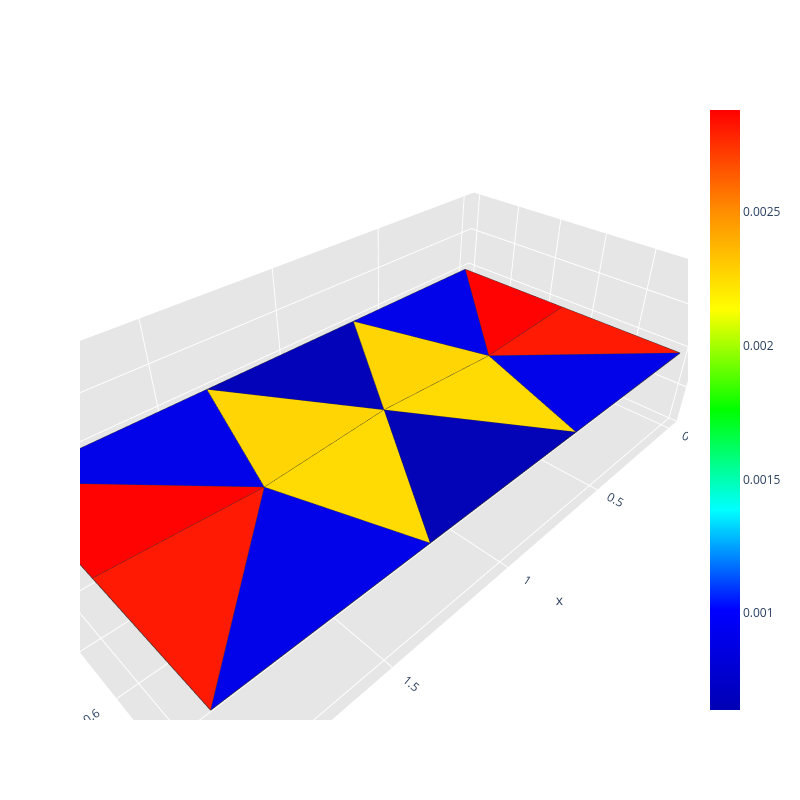
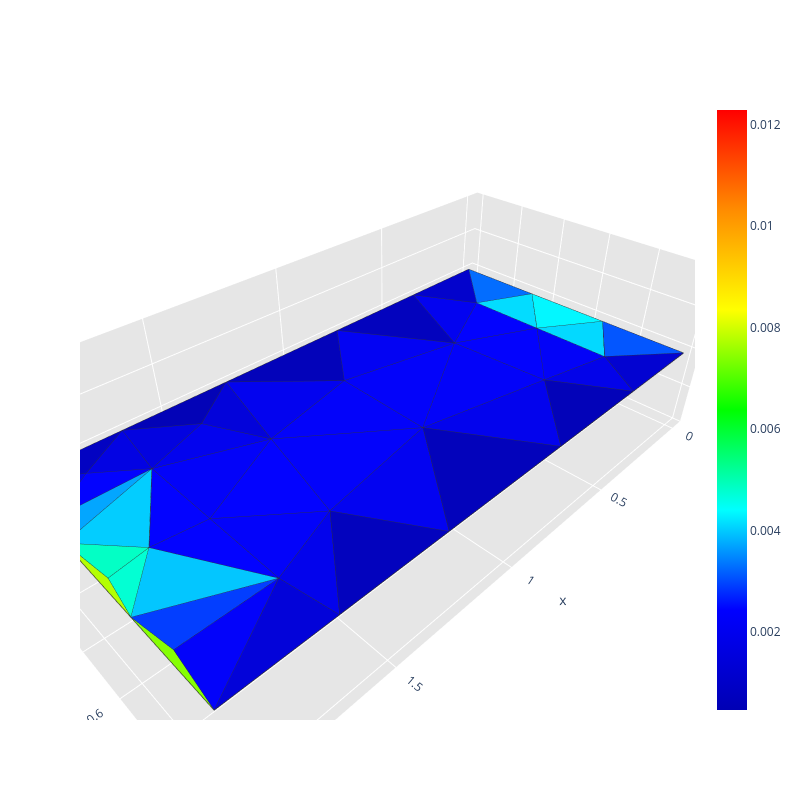
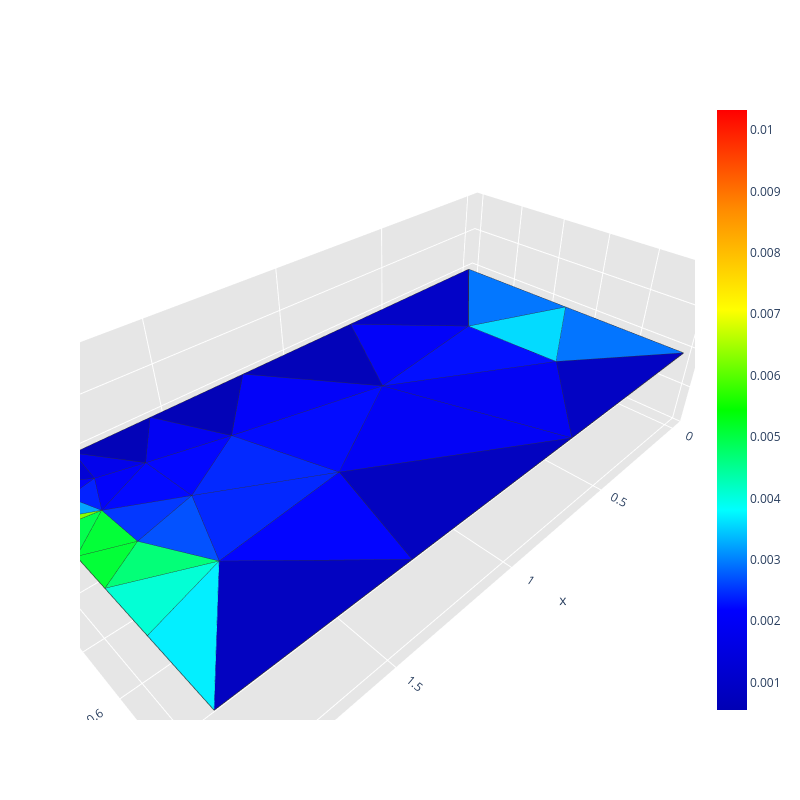
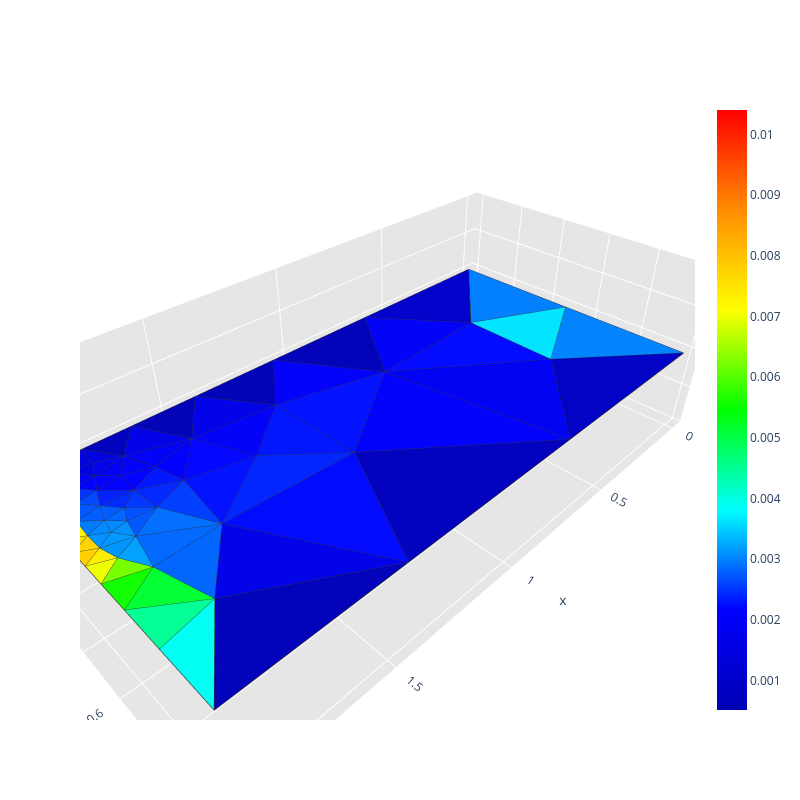

Notebook code for these charts, in order:
### Markdown cell above
# Refinement mesh

### Code cell
run_refinement_cycle(frequency, wave_incident_direction, polarization, settings, sizes, grid_points, radius_vicinity, path)

### Figure 1 — Plotly figure (JSON) as saved in the notebook; plotly's stock layout.template omitted (floating-point values rounded to 4 significant figures)
{"data": [{"facecolor": ["rgb(255, 0, 0)", "rgb(255, 0, 0)", "rgb(0, 0, 230)", "rgb(0, 0, 230)", "rgb(255, 24, 0)", "rgb(255, 24, 0)", "rgb(0, 0, 230)", "rgb(0, 0, 230)", "rgb(0, 0, 183)", "rgb(0, 0, 180)", "rgb(255, 211, 0)", "rgb(255, 211, 0)", "rgb(255, 215, 0)", "rgb(255, 215, 0)"], "i": [0, 6, 4, 1, 2, 9, 3, 7, 5, 8, 5, 10, 8, 10], "j": [12, 11, 12, 11, 11, 12, 12, 11, 10, 10, 11, 12, 12, 11], "k": [9, 1, 0, 5, 6, 3, 8, 2, 4, 7, 10, 4, 10, 7], "name": "", "type": "mesh3d", "x": [0.0, 2.0, 2.0, 0.0, 0.6667, 1.333, 2.0, 1.333, 0.6667, 0.0, 1.0, 1.5, 0.5], "y": [0.0, 0.0, 1.0, 1.0, 0.0, 0.0, 0.5, 1.0, 1.0, 0.5, 0.5, 0.5278, 0.5278], "z": [0.0, 0.0, 0.0, 0.0, 0.0, 0.0, 0.0, 0.0, 0.0, 0.0, 0.0, 0.0, 0.0]}, {"line": {"color": "rgb(50, 50, 50)", "width": 1.5}, "mode": "lines", "showlegend": false, "type": "scatter3d", "x": [0, 0.5, 0, 0, null, 2, 1.5, 2, 2, null, 0.6667, 0.5, 0, 0.6667, null, 2, 1.5, 1.333, 2, null, 2, 1.5, 2, 2, null, 0, 0.5, 0, 0, null, 0, 0.5, 0.6667, 0, null, 1.333, 1.5, 2, 1.333, null, 1.333, 1.0, 0.6667, 1.333, null, 0.6667, 1.0, 1.333, 0.6667, null, 1.333, 1.5, 1.0, 1.333, null, 1.0, 0.5, 0.6667, 1.0, null, 0.6667, 0.5, 1.0, 0.6667, null, 1.0, 1.5, 1.333, 1.0, null], "y": [0, 0.5278, 0.5, 0, null, 0.5, 0.5278, 0, 0.5, null, 0, 0.5278, 0, 0, null, 0, 0.5278, 0, 0, null, 1, 0.5278, 0.5, 1, null, 0.5, 0.5278, 1, 0.5, null, 1, 0.5278, 1, 1, null, 1, 0.5278, 1, 1, null, 0, 0.5, 0, 0, null, 1, 0.5, 1, 1, null, 0, 0.5278, 0.5, 0, null, 0.5, 0.5278, 0, 0.5, null, 1, 0.5278, 0.5, 1, null, 0.5, 0.5278, 1, 0.5, null], "z": [0, 0, 0, 0, null, 0, 0, 0, 0, null, 0, 0, 0, 0, null, 0, 0, 0, 0, null, 0, 0, 0, 0, null, 0, 0, 0, 0, null, 0, 0, 0, 0, null, 0, 0, 0, 0, null, 0, 0, 0, 0, null, 0, 0, 0, 0, null, 0, 0, 0, 0, null, 0, 0, 0, 0, null, 0, 0, 0, 0, null, 0, 0, 0, 0, null]}, {"hoverinfo": "none", "marker": {"color": [0.0006384, 0.002882], "colorscale": [[0, "rgb(0, 0, 180)"], [0.1667, "rgb(0, 0, 255)"], [0.3333, "rgb(0, 255, 255)"], [0.5, "rgb(0, 255, 0)"], [0.6667, "rgb(255, 255, 0)"], [0.8333, "rgb(255, 140, 0)"], [1, "rgb(255, 0, 0)"]], "showscale": true, "size": 0.1}, "mode": "markers", "showlegend": false, "type": "scatter3d", "x": [0.0], "y": [0.0], "z": [0.0]}], "layout": {"height": 800, "legend": {"bgcolor": "rgba(255,255,255,0.7)", "bordercolor": "lightgray", "borderwidth": 1, "x": 0.2, "xanchor": "left", "y": 0.9, "yanchor": "top"}, "scene": {"aspectratio": {"x": 1, "y": 0.5, "z": 0.3}, "camera": {"eye": {"x": 0.65, "y": 0.65, "z": 0.65}}, "xaxis": {"backgroundcolor": "rgb(230, 230, 230)", "gridcolor": "rgb(255, 255, 255)", "showbackground": true, "zerolinecolor": "rgb(255, 255, 255)"}, "yaxis": {"backgroundcolor": "rgb(230, 230, 230)", "gridcolor": "rgb(255, 255, 255)", "showbackground": true, "zerolinecolor": "rgb(255, 255, 255)"}, "zaxis": {"backgroundcolor": "rgb(230, 230, 230)", "gridcolor": "rgb(255, 255, 255)", "showbackground": true, "zerolinecolor": "rgb(255, 255, 255)"}}, "title": {"text": ""}, "width": 800}}

### Figure 2 — Plotly figure (JSON) as saved in the notebook; plotly's stock layout.template omitted (floating-point values rounded to 4 significant figures; data arrays with more than 128 entries replaced by an {"elided": "..."} marker saying what was removed)
{"data": [{"facecolor": ["rgb(0, 0, 187)", "rgb(0, 0, 187)", "rgb(0, 0, 233)", "rgb(0, 195, 255)", "rgb(0, 0, 247)", "rgb(0, 0, 246)", "rgb(0, 0, 182)", "rgb(0, 0, 180)", "rgb(0, 0, 206)", "rgb(0, 59, 255)", "rgb(0, 244, 255)", "rgb(0, 202, 255)", "rgb(0, 0, 237)", "rgb(0, 0, 201)", "rgb(0, 163, 255)", "rgb(0, 106, 255)", "rgb(0, 83, 255)", "rgb(0, 0, 234)", "rgb(0, 0, 184)", "rgb(0, 0, 250)", "rgb(0, 0, 183)", "rgb(0, 0, 240)", "rgb(0, 0, 247)", "rgb(0, 0, 215)", "rgb(0, 0, 253)", "rgb(0, 217, 255)", "rgb(0, 0, 245)", "rgb(0, 0, 247)", "rgb(0, 0, 246)", "rgb(0, 0, 251)", "rgb(0, 214, 255)", "rgb(0, 0, 252)", "rgb(0, 0, 248)", "rgb(0, 0, 238)", "rgb(0, 0, 230)", "rgb(0, 0, 236)", "rgb(0, 0, 253)", "rgb(0, 0, 235)", "rgb(0, 0, 221)", "rgb(0, 0, 247)", "rgb(0, 0, 251)", "rgb(0, 255, 208)", "rgb(0, 0, 232)", "rgb(0, 0, 224)", "rgb(0, 255, 194)", "rgb(255, 0, 0)", "rgb(0, 0, 191)", "rgb(131, 255, 0)", "rgb(0, 0, 214)", "rgb(177, 255, 0)"], "i": [14, 20, 19, 9, 6, 26, 22, 16, 22, 9, 11, 17, 13, 0, 4, 24, 12, 21, 21, 27, 15, 14, 27, 15, 8, 11, 11, 9, 8, 10, 12, 8, 29, 26, 12, 29, 7, 29, 7, 26, 7, 18, 4, 16, 5, 4, 1, 6, 2, 17], "j": [27, 31, 31, 25, 2, 28, 28, 32, 3, 18, 23, 25, 27, 13, 17, 0, 3, 28, 26, 28, 30, 30, 30, 32, 25, 24, 28, 31, 29, 27, 23, 31, 31, 31, 28, 30, 25, 32, 32, 30, 33, 25, 33, 33, 25, 1, 33, 18, 19, 18], "k": [13, 19, 9, 18, 9, 27, 21, 15, 12, 6, 24, 7, 10, 10, 7, 10, 23, 26, 20, 11, 14, 27, 26, 29, 9, 10, 12, 8, 7, 11, 11, 29, 26, 20, 22, 15, 8, 7, 16, 29, 4, 5, 1, 7, 17, 17, 16, 2, 9, 5], "name": "", "type": "mesh3d", "x": [0.0, 2.0, 2.0, 0.0, 1.979, 1.979, 1.979, 1.686, 1.686, 1.686, 0.2224, 0.2224, 0.2224, 0.3513, 0.7688, 1.27, 1.655, 2.0, 2.0, 1.657, 1.274, 0.7674, 0.3491, 0.0, 0.0, 1.856, 0.9903, 0.5273, 0.5001, 1.357, 0.9828, 1.442, 1.462, 1.83], "y": [0.0, 0.0, 1.0, 1.0, 0.228, 0.5208, 0.8136, 0.228, 0.5208, 0.8136, 0.228, 0.5208, 0.8136, 0.0, 0.0, 0.0, 0.0, 0.3336, 0.6668, 1.0, 1.0, 1.0, 1.0, 0.6671, 0.3355, 0.5002, 0.6448, 0.3744, 0.7514, 0.3588, 0.2756, 0.723, 0.143, 0.114], "z": [0.0, 0.0, 0.0, 0.0, 0.0, 0.0, 0.0, 0.0, 0.0, 0.0, 0.0, 0.0, 0.0, 0.0, 0.0, 0.0, 0.0, 0.0, 0.0, 0.0, 0.0, 0.0, 0.0, 0.0, 0.0, 0.0, 0.0, 0.0, 0.0, 0.0, 0.0, 0.0, 0.0, 0.0]}, {"line": {"color": "rgb(50, 50, 50)", "width": 1.5}, "mode": "lines", "showlegend": false, "type": "scatter3d", "x": {"elided": "250 float values"}, "y": {"elided": "250 float values"}, "z": {"elided": "250 int values"}}, {"hoverinfo": "none", "marker": {"color": [0.0004634, 0.01229], "colorscale": [[0, "rgb(0, 0, 180)"], [0.1667, "rgb(0, 0, 255)"], [0.3333, "rgb(0, 255, 255)"], [0.5, "rgb(0, 255, 0)"], [0.6667, "rgb(255, 255, 0)"], [0.8333, "rgb(255, 140, 0)"], [1, "rgb(255, 0, 0)"]], "showscale": true, "size": 0.1}, "mode": "markers", "showlegend": false, "type": "scatter3d", "x": [0.0], "y": [0.0], "z": [0.0]}], "layout": {"height": 800, "legend": {"bgcolor": "rgba(255,255,255,0.7)", "bordercolor": "lightgray", "borderwidth": 1, "x": 0.2, "xanchor": "left", "y": 0.9, "yanchor": "top"}, "scene": {"aspectratio": {"x": 1, "y": 0.5, "z": 0.3}, "camera": {"eye": {"x": 0.65, "y": 0.65, "z": 0.65}}, "xaxis": {"backgroundcolor": "rgb(230, 230, 230)", "gridcolor": "rgb(255, 255, 255)", "showbackground": true, "zerolinecolor": "rgb(255, 255, 255)"}, "yaxis": {"backgroundcolor": "rgb(230, 230, 230)", "gridcolor": "rgb(255, 255, 255)", "showbackground": true, "zerolinecolor": "rgb(255, 255, 255)"}, "zaxis": {"backgroundcolor": "rgb(230, 230, 230)", "gridcolor": "rgb(255, 255, 255)", "showbackground": true, "zerolinecolor": "rgb(255, 255, 255)"}}, "title": {"text": ""}, "width": 800}}

### Figure 3 — Plotly figure (JSON) as saved in the notebook; plotly's stock layout.template omitted (floating-point values rounded to 4 significant figures; data arrays with more than 128 entries replaced by an {"elided": "..."} marker saying what was removed)
{"data": [{"facecolor": ["rgb(0, 0, 189)", "rgb(0, 255, 74)", "rgb(0, 0, 247)", "rgb(0, 255, 210)", "rgb(0, 0, 232)", "rgb(0, 0, 204)", "rgb(0, 31, 255)", "rgb(0, 255, 117)", "rgb(0, 0, 196)", "rgb(0, 0, 181)", "rgb(0, 0, 243)", "rgb(0, 6, 255)", "rgb(132, 255, 0)", "rgb(0, 4, 255)", "rgb(0, 0, 192)", "rgb(0, 143, 255)", "rgb(0, 0, 180)", "rgb(0, 0, 240)", "rgb(0, 255, 53)", "rgb(0, 255, 239)", "rgb(0, 0, 241)", "rgb(0, 38, 255)", "rgb(0, 2, 255)", "rgb(0, 0, 249)", "rgb(0, 255, 53)", "rgb(0, 13, 255)", "rgb(0, 161, 255)", "rgb(0, 0, 182)", "rgb(0, 0, 210)", "rgb(0, 37, 255)", "rgb(0, 53, 255)", "rgb(0, 0, 246)", "rgb(0, 9, 255)", "rgb(0, 114, 255)", "rgb(0, 116, 255)", "rgb(0, 79, 255)", "rgb(0, 0, 246)", "rgb(0, 216, 255)", "rgb(0, 255, 249)", "rgb(0, 236, 255)", "rgb(0, 0, 190)", "rgb(255, 0, 0)"], "i": [15, 11, 19, 13, 8, 1, 20, 12, 5, 8, 23, 20, 10, 19, 3, 9, 7, 7, 12, 24, 15, 21, 14, 24, 17, 23, 20, 6, 26, 22, 17, 23, 18, 16, 0, 17, 18, 25, 4, 2, 14, 9], "j": [27, 20, 29, 22, 29, 26, 29, 22, 25, 19, 27, 21, 20, 21, 28, 26, 18, 19, 17, 26, 28, 27, 27, 29, 20, 28, 24, 23, 29, 27, 21, 25, 27, 28, 25, 22, 23, 28, 24, 22, 22, 10], "k": [14, 10, 20, 12, 19, 8, 24, 17, 0, 7, 15, 19, 4, 18, 15, 1, 6, 18, 11, 9, 23, 18, 22, 26, 11, 25, 4, 5, 8, 21, 20, 5, 23, 3, 16, 21, 6, 16, 9, 13, 2, 4], "name": "", "type": "mesh3d", "x": [0.0, 2.0, 2.0, 0.0, 1.979, 0.6994, 1.2, 1.558, 1.813, 2.0, 2.0, 2.0, 2.0, 2.0, 1.413, 0.709, 0.0, 1.865, 1.432, 1.685, 1.874, 1.67, 1.756, 0.9136, 1.914, 0.3935, 1.907, 1.316, 0.3723, 1.824], "y": [0.0, 0.0, 1.0, 1.0, 0.228, 0.0, 0.0, 0.0, 0.0, 0.1336, 0.2664, 0.3991, 0.545, 0.7394, 1.0, 1.0, 0.5, 0.4599, 0.2603, 0.1916, 0.2877, 0.408, 0.6646, 0.3907, 0.1737, 0.3281, 0.09195, 0.6206, 0.7113, 0.1507], "z": [0.0, 0.0, 0.0, 0.0, 0.0, 0.0, 0.0, 0.0, 0.0, 0.0, 0.0, 0.0, 0.0, 0.0, 0.0, 0.0, 0.0, 0.0, 0.0, 0.0, 0.0, 0.0, 0.0, 0.0, 0.0, 0.0, 0.0, 0.0, 0.0, 0.0]}, {"line": {"color": "rgb(50, 50, 50)", "width": 1.5}, "mode": "lines", "showlegend": false, "type": "scatter3d", "x": {"elided": "210 float values"}, "y": {"elided": "210 float values"}, "z": {"elided": "210 int values"}}, {"hoverinfo": "none", "marker": {"color": [0.0005549, 0.01032], "colorscale": [[0, "rgb(0, 0, 180)"], [0.1667, "rgb(0, 0, 255)"], [0.3333, "rgb(0, 255, 255)"], [0.5, "rgb(0, 255, 0)"], [0.6667, "rgb(255, 255, 0)"], [0.8333, "rgb(255, 140, 0)"], [1, "rgb(255, 0, 0)"]], "showscale": true, "size": 0.1}, "mode": "markers", "showlegend": false, "type": "scatter3d", "x": [0.0], "y": [0.0], "z": [0.0]}], "layout": {"height": 800, "legend": {"bgcolor": "rgba(255,255,255,0.7)", "bordercolor": "lightgray", "borderwidth": 1, "x": 0.2, "xanchor": "left", "y": 0.9, "yanchor": "top"}, "scene": {"aspectratio": {"x": 1, "y": 0.5, "z": 0.3}, "camera": {"eye": {"x": 0.65, "y": 0.65, "z": 0.65}}, "xaxis": {"backgroundcolor": "rgb(230, 230, 230)", "gridcolor": "rgb(255, 255, 255)", "showbackground": true, "zerolinecolor": "rgb(255, 255, 255)"}, "yaxis": {"backgroundcolor": "rgb(230, 230, 230)", "gridcolor": "rgb(255, 255, 255)", "showbackground": true, "zerolinecolor": "rgb(255, 255, 255)"}, "zaxis": {"backgroundcolor": "rgb(230, 230, 230)", "gridcolor": "rgb(255, 255, 255)", "showbackground": true, "zerolinecolor": "rgb(255, 255, 255)"}}, "title": {"text": ""}, "width": 800}}

### Figure 4 — Plotly figure (JSON) as saved in the notebook; plotly's stock layout.template omitted (floating-point values rounded to 4 significant figures; data arrays with more than 128 entries replaced by an {"elided": "..."} marker saying what was removed)
{"data": [{"facecolor": ["rgb(0, 0, 229)", "rgb(0, 0, 199)", "rgb(0, 0, 230)", "rgb(15, 255, 0)", "rgb(238, 255, 0)", "rgb(0, 255, 171)", "rgb(0, 38, 255)", "rgb(0, 86, 255)", "rgb(0, 0, 253)", "rgb(0, 0, 220)", "rgb(0, 0, 224)", "rgb(0, 35, 255)", "rgb(0, 206, 255)", "rgb(255, 245, 0)", "rgb(0, 0, 186)", "rgb(116, 255, 0)", "rgb(0, 90, 255)", "rgb(0, 0, 221)", "rgb(255, 180, 0)", "rgb(0, 255, 63)", "rgb(0, 151, 255)", "rgb(0, 21, 255)", "rgb(0, 0, 239)", "rgb(0, 16, 255)", "rgb(0, 220, 255)", "rgb(80, 255, 0)", "rgb(0, 27, 255)", "rgb(0, 8, 255)", "rgb(0, 50, 255)", "rgb(0, 5, 255)", "rgb(0, 0, 241)", "rgb(0, 71, 255)", "rgb(0, 31, 255)", "rgb(0, 39, 255)", "rgb(0, 0, 248)", "rgb(0, 0, 239)", "rgb(0, 0, 194)", "rgb(255, 206, 0)", "rgb(0, 60, 255)", "rgb(0, 0, 255)", "rgb(0, 108, 255)", "rgb(255, 220, 0)", "rgb(0, 0, 251)", "rgb(0, 109, 255)", "rgb(0, 86, 255)", "rgb(0, 150, 255)", "rgb(0, 121, 255)", "rgb(255, 211, 0)", "rgb(255, 239, 0)", "rgb(0, 0, 200)", "rgb(0, 90, 255)", "rgb(0, 0, 188)", "rgb(0, 100, 255)", "rgb(0, 0, 233)", "rgb(0, 78, 255)", "rgb(0, 0, 181)", "rgb(0, 0, 228)", "rgb(0, 0, 249)", "rgb(0, 135, 255)", "rgb(0, 143, 255)", "rgb(235, 255, 0)", "rgb(0, 147, 255)", "rgb(0, 135, 255)", "rgb(0, 0, 220)", "rgb(255, 234, 0)", "rgb(0, 0, 243)", "rgb(0, 0, 244)", "rgb(0, 0, 249)", "rgb(0, 0, 183)", "rgb(0, 102, 255)", "rgb(0, 0, 240)", "rgb(0, 142, 255)", "rgb(0, 4, 255)", "rgb(0, 0, 180)", "rgb(0, 129, 255)", "rgb(0, 159, 255)", "rgb(0, 125, 255)", "rgb(0, 99, 255)", "rgb(0, 255, 49)", "rgb(0, 9, 255)", "rgb(0, 255, 147)", "rgb(0, 0, 245)", "rgb(0, 0, 231)", "rgb(0, 0, 247)", "rgb(0, 225, 255)", "rgb(0, 20, 255)", "rgb(0, 16, 255)", "rgb(0, 0, 244)", "rgb(0, 255, 240)", "rgb(0, 0, 184)", "rgb(255, 0, 0)", "rgb(0, 0, 234)", "rgb(0, 54, 255)"], "i": [21, 10, 10, 19, 15, 12, 40, 28, 40, 9, 1, 42, 4, 4, 9, 18, 36, 39, 14, 27, 4, 31, 43, 31, 37, 13, 28, 21, 28, 29, 29, 28, 33, 33, 32, 29, 3, 17, 31, 40, 11, 16, 32, 42, 48, 46, 24, 16, 24, 5, 33, 22, 47, 30, 41, 8, 8, 25, 51, 45, 18, 26, 24, 43, 26, 30, 44, 38, 6, 46, 22, 46, 31, 7, 23, 26, 0, 42, 35, 38, 20, 38, 25, 6, 50, 34, 53, 34, 2, 21, 13, 39, 41], "j": [42, 39, 54, 58, 36, 37, 48, 36, 52, 49, 54, 57, 36, 27, 30, 58, 47, 49, 36, 37, 28, 52, 44, 42, 54, 27, 29, 57, 32, 37, 39, 33, 40, 41, 43, 43, 55, 45, 48, 44, 54, 24, 44, 48, 56, 51, 47, 45, 36, 50, 47, 57, 56, 49, 56, 25, 30, 52, 56, 51, 26, 46, 51, 49, 45, 52, 52, 57, 38, 58, 55, 56, 34, 53, 55, 58, 50, 58, 58, 55, 35, 50, 53, 53, 55, 57, 57, 53, 35, 35, 14, 54, 48], "k": [35, 9, 39, 18, 14, 11, 31, 33, 44, 30, 10, 34, 28, 13, 8, 26, 33, 9, 4, 12, 27, 40, 30, 34, 11, 12, 27, 42, 29, 27, 37, 32, 32, 40, 29, 39, 22, 16, 42, 32, 1, 15, 43, 46, 46, 45, 36, 24, 15, 0, 41, 21, 41, 43, 48, 7, 25, 31, 47, 24, 17, 45, 47, 39, 17, 25, 30, 22, 5, 42, 38, 51, 25, 6, 3, 46, 23, 35, 19, 50, 19, 5, 7, 38, 23, 53, 38, 25, 20, 2, 4, 37, 40], "name": "", "type": "mesh3d", "x": [0.0, 2.0, 2.0, 0.0, 1.979, 0.6229, 1.07, 1.391, 1.622, 1.788, 1.907, 2.0, 2.0, 2.0, 2.0, 2.0, 2.0, 2.0, 2.0, 2.0, 2.0, 1.426, 0.718, 0.0, 1.946, 1.526, 1.929, 1.951, 1.911, 1.886, 1.714, 1.649, 1.844, 1.869, 1.437, 1.833, 1.942, 1.941, 0.8465, 1.869, 1.771, 1.826, 1.675, 1.818, 1.764, 1.945, 1.858, 1.888, 1.762, 1.797, 0.3657, 1.897, 1.676, 1.235, 1.943, 0.3728, 1.847, 1.223, 1.883], "y": [0.0, 0.0, 1.0, 1.0, 0.228, 0.0, 0.0, 0.0, 0.0, 0.0, 0.0, 0.06511, 0.1283, 0.1915, 0.2547, 0.3179, 0.381, 0.445, 0.5261, 0.6374, 0.7902, 1.0, 1.0, 0.5, 0.3502, 0.1876, 0.4763, 0.1681, 0.2141, 0.1516, 0.1181, 0.3363, 0.2038, 0.2671, 0.3934, 0.7571, 0.2797, 0.107, 0.3328, 0.07398, 0.2759, 0.3217, 0.5594, 0.1393, 0.1932, 0.413, 0.4403, 0.3288, 0.3824, 0.08286, 0.3166, 0.3822, 0.227, 0.2261, 0.04921, 0.6887, 0.3732, 0.5853, 0.5661], "z": [0.0, 0.0, 0.0, 0.0, 0.0, 0.0, 0.0, 0.0, 0.0, 0.0, 0.0, 0.0, 0.0, 0.0, 0.0, 0.0, 0.0, 0.0, 0.0, 0.0, 0.0, 0.0, 0.0, 0.0, 0.0, 0.0, 0.0, 0.0, 0.0, 0.0, 0.0, 0.0, 0.0, 0.0, 0.0, 0.0, 0.0, 0.0, 0.0, 0.0, 0.0, 0.0, 0.0, 0.0, 0.0, 0.0, 0.0, 0.0, 0.0, 0.0, 0.0, 0.0, 0.0, 0.0, 0.0, 0.0, 0.0, 0.0, 0.0]}, {"line": {"color": "rgb(50, 50, 50)", "width": 1.5}, "mode": "lines", "showlegend": false, "type": "scatter3d", "x": {"elided": "465 float values"}, "y": {"elided": "465 float values"}, "z": {"elided": "465 int values"}}, {"hoverinfo": "none", "marker": {"color": [0.0005145, 0.0104], "colorscale": [[0, "rgb(0, 0, 180)"], [0.1667, "rgb(0, 0, 255)"], [0.3333, "rgb(0, 255, 255)"], [0.5, "rgb(0, 255, 0)"], [0.6667, "rgb(255, 255, 0)"], [0.8333, "rgb(255, 140, 0)"], [1, "rgb(255, 0, 0)"]], "showscale": true, "size": 0.1}, "mode": "markers", "showlegend": false, "type": "scatter3d", "x": [0.0], "y": [0.0], "z": [0.0]}], "layout": {"height": 800, "legend": {"bgcolor": "rgba(255,255,255,0.7)", "bordercolor": "lightgray", "borderwidth": 1, "x": 0.2, "xanchor": "left", "y": 0.9, "yanchor": "top"}, "scene": {"aspectratio": {"x": 1, "y": 0.5, "z": 0.3}, "camera": {"eye": {"x": 0.65, "y": 0.65, "z": 0.65}}, "xaxis": {"backgroundcolor": "rgb(230, 230, 230)", "gridcolor": "rgb(255, 255, 255)", "showbackground": true, "zerolinecolor": "rgb(255, 255, 255)"}, "yaxis": {"backgroundcolor": "rgb(230, 230, 230)", "gridcolor": "rgb(255, 255, 255)", "showbackground": true, "zerolinecolor": "rgb(255, 255, 255)"}, "zaxis": {"backgroundcolor": "rgb(230, 230, 230)", "gridcolor": "rgb(255, 255, 255)", "showbackground": true, "zerolinecolor": "rgb(255, 255, 255)"}}, "title": {"text": ""}, "width": 800}}
